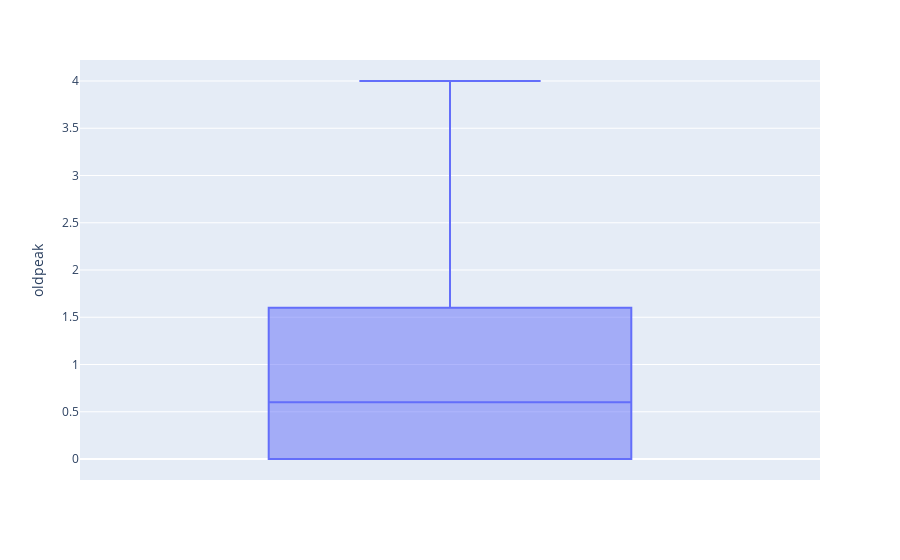

Here is the notebook cell this chart was saved with:
### Code cell
fig = px.box(subset, y='oldpeak')
fig.show()

### Figure 1 — Plotly figure (JSON) as saved in the notebook; plotly's stock layout.template omitted (floating-point values rounded to 4 significant figures; data arrays with more than 128 entries replaced by an {"elided": "..."} marker saying what was removed)
{"data": [{"alignmentgroup": "True", "hovertemplate": "oldpeak=%{y}<extra></extra>", "legendgroup": "", "marker": {"color": "#636efa"}, "name": "", "notched": false, "offsetgroup": "", "orientation": "v", "showlegend": false, "type": "box", "x0": " ", "xaxis": "x", "y": {"elided": "297 float values"}, "y0": " ", "yaxis": "y"}], "layout": {"boxmode": "group", "legend": {"tracegroupgap": 0}, "margin": {"t": 60}, "xaxis": {"anchor": "y", "domain": [0, 1]}, "yaxis": {"anchor": "x", "domain": [0, 1], "title": {"text": "oldpeak"}}}}
